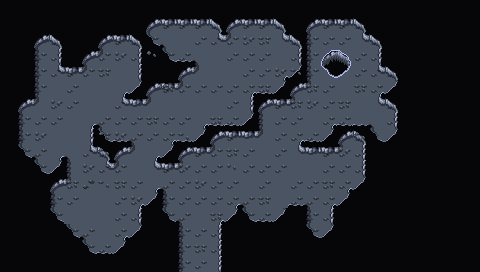

This is a level from a 2D game, rendered from its Tiled map with the project's own tilesets. A one-line summary and the map file follow, with tile-layer data summarised:
An orthogonal 30x17 tile map with 16x16 px tiles, 5 tile layers (Background, Background 2, Walls, Clutter, ...), 3 tilesets and 20 objects.

<map version="1.10" tiledversion="1.10.1" orientation="orthogonal" renderorder="right-down" width="30" height="17" tilewidth="16" tileheight="16" infinite="0" nextlayerid="8" nextobjectid="75">
 <editorsettings>
  <export target="wastetown..tmx" format="tmx" />
 </editorsettings>
 <tileset firstgid="1" source="../../../../common/maps/tileset/main.tsx" />
 <tileset firstgid="10113" source="../../../../common/maps/tileset/buildings.tsx" />
 <tileset firstgid="11905" source="../../../../common/maps/tileset/dungeon.tsx" />
 <layer id="1" name="Background" width="30" height="17">
  <data>[510 cells, 510 non-empty, 2 distinct tile ids]</data>
 </layer>
 <layer id="7" name="Background 2" width="30" height="17">
  <data>[510 cells, 430 non-empty, 1 distinct tile ids]</data>
 </layer>
 <layer id="2" name="Walls" width="30" height="17">
  <data>[510 cells, 399 non-empty, 17 distinct tile ids]</data>
 </layer>
 <layer id="3" name="Clutter" width="30" height="17">
  <data>[510 cells, 50 non-empty, 13 distinct tile ids]</data>
 </layer>
 <layer id="5" name="Rooftops" width="30" height="17">
  <properties>
   <property name="spriteLayer" type="bool" value="true" />
  </properties>
  <data>[510 cells, 44 non-empty, 23 distinct tile ids]</data>
 </layer>
 <objectgroup id="4" name="Objects">
  <object id="38" template="../../../../common/maps/obj/entry_up.tx" x="176" y="273.333" width="48" height="16" />
  <object id="54" template="../../../../common/maps/obj/gold.tx" x="231.369" y="44.4817" />
  <object id="55" template="../../../../common/maps/obj/gold.tx" x="337.35" y="46.1496" />
  <object id="57" template="../../../../common/maps/obj/enemy.tx" x="228.055" y="78.8212">
   <properties>
    <property name="enemy" value="Barbarian" />
    <property name="speedModifier" type="float" value="3" />
    <property name="threatRange" type="int" value="60" />
   <property name="effect">{"startBattleWithCard": ["Mountain|TMP", "Balthor the Stout|TOR", "Keldon Warlord|LEA"]}</property>
    </properties>
  </object>
  <object id="59" template="../../../../common/maps/obj/enemy.tx" x="51.0224" y="132.277">
   <properties>
    <property name="enemy" value="Cave Spider" />
    <property name="threatRange" type="int" value="40" />
    <property name="waypoints" value="65,64,65,66,67,65" />
   </properties>
  </object>
  <object id="60" template="../../../../common/maps/obj/enemy.tx" x="312.521" y="113.485">
   <properties>
    <property name="enemy" value="Cave Spider" />
    <property name="threatRange" type="int" value="40" />
   </properties>
  </object>
  <object id="61" template="../../../../common/maps/obj/booster.tx" x="263.027" y="45.7288">
   <properties>
    <property name="reward">[
  {
    "editions": [ "ICE", "ALL", "PTK" ],
    "type": "card",
    "count": 10,
    "rarity": [ "Common" ]
  },
  {
    "editions": [ "ICE", "ALL", "PTK" ],
    "type": "card",
    "count": 3,
    "rarity": [ "Uncommon" ]
  },
  {
    "editions": [ "ICE", "ALL", "PTK" ],
    "type": "card",
    "count": 3,
    "rarity": [ "Rare" ]
  }
]
</property>
   </properties>
  </object>
  <object id="62" template="../../../../common/maps/obj/treasure.tx" x="245.823" y="45.9936" />
  <object id="63" template="../../../../common/maps/obj/enemy.tx" x="201.357" y="186.536">
   <properties>
    <property name="enemy" value="Cave Spider" />
    <property name="threatRange" type="int" value="40" />
    <property name="waypoints" value="71,70,72" />
   </properties>
  </object>
  <object id="64" template="../../../../common/maps/obj/waypoint.tx" x="114.809" y="63.9914" />
  <object id="65" template="../../../../common/maps/obj/waypoint.tx" x="46.5229" y="117.72" />
  <object id="66" template="../../../../common/maps/obj/waypoint.tx" x="93.1056" y="210.356" />
  <object id="67" template="../../../../common/maps/obj/waypoint.tx" x="157.951" y="129.631" />
  <object id="68" template="../../../../common/maps/obj/waypoint.tx" x="207.445" y="93.1056" />
  <object id="69" template="../../../../common/maps/obj/waypoint.tx" x="353.81" y="61.874" />
  <object id="70" template="../../../../common/maps/obj/waypoint.tx" x="273.084" y="134.13" />
  <object id="71" template="../../../../common/maps/obj/waypoint.tx" x="288.17" y="193.417" />
  <object id="72" template="../../../../common/maps/obj/waypoint.tx" x="174.361" y="207.71" />
  <object id="73" template="../../../../common/maps/obj/manashards.tx" x="41.7588" y="61.3447" />
  <object id="74" template="../../../../common/maps/obj/manashards.tx" x="317.02" y="44.1408" />
 </objectgroup>
</map>
